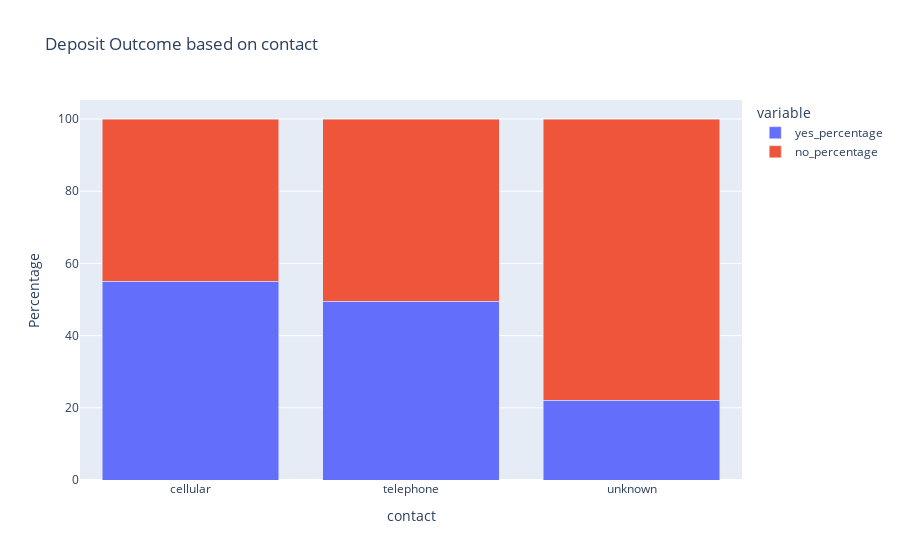

Here is the notebook cell this chart was saved with:
### Code cell
# Mengelompokkan data berdasarkan contact dan deposit
grouped_data = df.groupby(['contact', 'deposit'])['deposit'].count().unstack()

# Menghitung persentase
grouped_data['total'] = grouped_data.sum(axis=1)
grouped_data['yes_percentage'] = grouped_data['yes'] / grouped_data['total'] * 100
grouped_data['no_percentage'] = grouped_data['no'] / grouped_data['total'] * 100

# Reset indeks
grouped_data = grouped_data.reset_index()

# Membuat stacked bar plot
fig = px.bar(grouped_data, x='contact', y=['yes_percentage', 'no_percentage'],
             title='Deposit Outcome based on contact', barmode='stack')

# Set y-axis label
fig.update_yaxes(title_text='Percentage')

fig.show()

### Figure 1 — Plotly figure (JSON) as saved in the notebook; plotly's stock layout.template omitted (floating-point values rounded to 4 significant figures)
{"data": [{"alignmentgroup": "True", "hovertemplate": "variable=yes_percentage<br>contact=%{x}<br>value=%{y}<extra></extra>", "legendgroup": "yes_percentage", "marker": {"color": "#636efa", "pattern": {"shape": ""}}, "name": "yes_percentage", "offsetgroup": "yes_percentage", "orientation": "v", "showlegend": true, "textposition": "auto", "type": "bar", "x": ["cellular", "telephone", "unknown"], "xaxis": "x", "y": [55.08, 49.45, 22.09], "yaxis": "y"}, {"alignmentgroup": "True", "hovertemplate": "variable=no_percentage<br>contact=%{x}<br>value=%{y}<extra></extra>", "legendgroup": "no_percentage", "marker": {"color": "#EF553B", "pattern": {"shape": ""}}, "name": "no_percentage", "offsetgroup": "no_percentage", "orientation": "v", "showlegend": true, "textposition": "auto", "type": "bar", "x": ["cellular", "telephone", "unknown"], "xaxis": "x", "y": [44.92, 50.55, 77.91], "yaxis": "y"}], "layout": {"barmode": "stack", "legend": {"title": {"text": "variable"}, "tracegroupgap": 0}, "title": {"text": "Deposit Outcome based on contact"}, "xaxis": {"anchor": "y", "domain": [0, 1], "title": {"text": "contact"}}, "yaxis": {"anchor": "x", "domain": [0, 1], "title": {"text": "Percentage"}}}}
